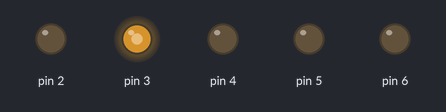
This sketch was run on a simulated Arduino Mega 2560, built with avr-gcc and run on an emulated ATmega2560. Parts: output pins drawn as LEDs (lit = HIGH).

Above: at 0.15 s.
At 6.9 s:
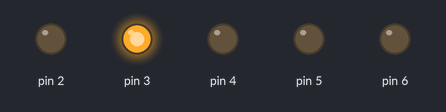
At 11.3 s:
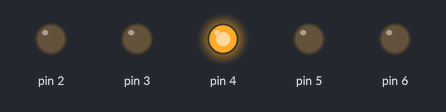
At 15.7 s:
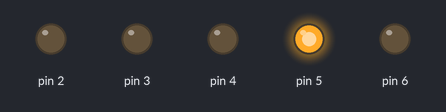
At 20.1 s:
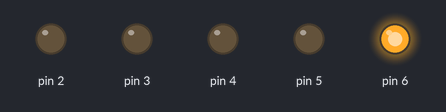
At 37.7 s:
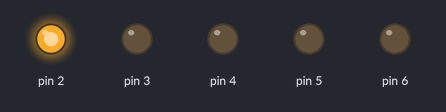
Timing chart, 0 to 40.0 s (numbered marks = the images above):
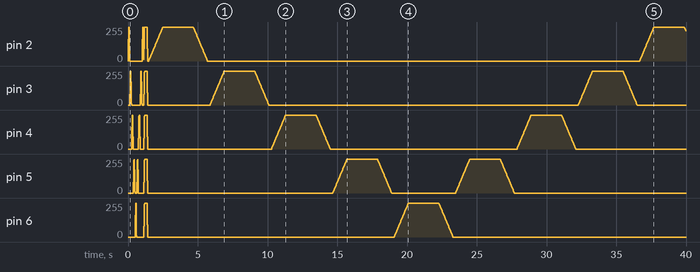

The sketch:

body_scanner.ino
```cpp
#include <avr/wdt.h>
#include <SoftPWM.h>
#include <Controllino.h>

/* ---------------- Logarithmic Lookup Table ---------------- */
// Maps linear input (0-255) to logarithmic output for natural brightness
const uint8_t PROGMEM gammaTable[256] = {
    0,   0,   0,   0,   0,   0,   0,   0,   0,   0,   0,   0,   0,   0,   0,   0,
    0,   0,   0,   0,   0,   0,   0,   0,   0,   0,   0,   0,   1,   1,   1,   1,
    1,   1,   1,   1,   1,   1,   1,   1,   1,   2,   2,   2,   2,   2,   2,   2,
    2,   3,   3,   3,   3,   3,   3,   3,   4,   4,   4,   4,   4,   5,   5,   5,
    5,   6,   6,   6,   6,   7,   7,   7,   7,   8,   8,   8,   9,   9,   9,  10,
   10,  10,  11,  11,  11,  12,  12,  13,  13,  13,  14,  14,  15,  15,  16,  16,
   17,  17,  18,  18,  19,  19,  20,  20,  21,  21,  22,  22,  23,  24,  24,  25,
   25,  26,  27,  27,  28,  29,  29,  30,  31,  32,  32,  33,  34,  35,  35,  36,
   37,  38,  39,  39,  40,  41,  42,  43,  44,  45,  46,  47,  48,  49,  50,  50,
   51,  52,  54,  55,  56,  57,  58,  59,  60,  61,  62,  63,  64,  66,  67,  68,
   69,  70,  72,  73,  74,  75,  77,  78,  79,  81,  82,  83,  85,  86,  87,  89,
   90,  92,  93,  95,  96,  98,  99, 101, 102, 104, 105, 107, 109, 110, 112, 114,
  115, 117, 119, 120, 122, 124, 126, 127, 129, 131, 133, 135, 137, 138, 140, 142,
  144, 146, 148, 150, 152, 154, 156, 158, 160, 162, 164, 167, 169, 171, 173, 175,
  177, 180, 182, 184, 186, 189, 191, 193, 196, 198, 200, 203, 205, 208, 210, 213,
  215, 218, 220, 223, 225, 228, 231, 233, 236, 239, 241, 244, 247, 249, 252, 255
};

/* ---------------- Helper to apply gamma correction ---------------- */
uint8_t applyGamma(uint8_t value) {
  return pgm_read_byte(&gammaTable[value]);
}

/* ---------------- Timing ---------------- */
unsigned long fadeTime    = 1000;
unsigned long holdTime    = 2000;
unsigned long allOnTime   = 4000;
unsigned long allOffTime  = 2000;
unsigned long previousMillis = 0;
int loopCount = 0;

/* ---------------- State Machine ---------------- */
enum State {
  FORWARD,
  BACKWARD,
  ALL_ON,
  ALL_OFF
};

enum Phase {
  FADE_IN,
  HOLD,
  FADE_OUT
};

State state = FORWARD;
Phase phase = FADE_IN;
int index = 0;

/* ---------------- Outputs ---------------- */
const uint8_t outputs[] = {
  CONTROLLINO_D0,
  CONTROLLINO_D1,
  CONTROLLINO_D2,
  CONTROLLINO_D3,
  CONTROLLINO_D4
};
const uint8_t numOutputs = sizeof(outputs) / sizeof(outputs[0]);

/* ---------------- Helpers ---------------- */
void applyFadeTimes() {
  for (uint8_t i = 0; i < numOutputs; i++) {
    SoftPWMSetFadeTime(outputs[i], fadeTime, fadeTime);
  }
}

bool systemHealthy() {
  return true;
}

/* ---------------- Setup ---------------- */
void setup() {
  SoftPWMBegin();
  wdt_disable();
  wdt_enable(WDTO_2S);

  for (uint8_t i = 0; i < numOutputs; i++) {
    SoftPWMSet(outputs[i], 0);
  }

  applyFadeTimes();
}

/* ---------------- Loop ---------------- */
void loop() {
  unsigned long now = millis();

  /* ---- Attract vs Normal Mode ---- */
  if (loopCount % 3 == 0) {
    fadeTime   = 50; // in milliseconds
    holdTime   = 25;
    allOnTime  = 250;
    allOffTime = 100;
  } else {
    fadeTime   = 1200;
    holdTime   = 2000;
    allOnTime  = 4000;
    allOffTime = 2000;
  }
  applyFadeTimes();

  /* ---- State Machine ---- */
  switch (state) {
    case FORWARD:
    case BACKWARD: // Forward and Backward share the same function
      switch (phase) {
        case FADE_IN:
          SoftPWMSet(outputs[index], applyGamma(255));  // Apply gamma correction
          previousMillis = now;
          phase = HOLD;
          break;

        case HOLD:
          if (now - previousMillis >= fadeTime + holdTime) {
            SoftPWMSet(outputs[index], applyGamma(0));  // Apply gamma correction
            previousMillis = now;
            phase = FADE_OUT;
          }
          break;

        case FADE_OUT:
          if (now - previousMillis >= fadeTime) {
            if (state == FORWARD) {
              index++;
              if (index >= numOutputs) {
                index = numOutputs - 2;
                state = BACKWARD;
              }
            } else {
              index--;
              if (index < 0) {
                state = ALL_ON;
                previousMillis = now;
                for (uint8_t i = 0; i < numOutputs; i++) {
                  SoftPWMSet(outputs[i], applyGamma(255));  // gamma correction
                }
                break;
              }
            }
            phase = FADE_IN;
          }
          break;
      }
      break;

    case ALL_ON:
      if (now - previousMillis >= allOnTime) {
        for (uint8_t i = 0; i < numOutputs; i++) {
          SoftPWMSet(outputs[i], applyGamma(0));  // gamma correction
        }
        previousMillis = now;
        state = ALL_OFF;
      }
      break;

    case ALL_OFF:
      if (now - previousMillis >= allOffTime) {
        index = 0;
        phase = FADE_IN;
        state = FORWARD;
        loopCount++;
        if(loopCount >= 1000) {
          loopCount = 0;
        }
      }
      break;
  }

  /* ---- Watchdog ---- */
  if (systemHealthy()) {
    wdt_reset();
  }
}
```
